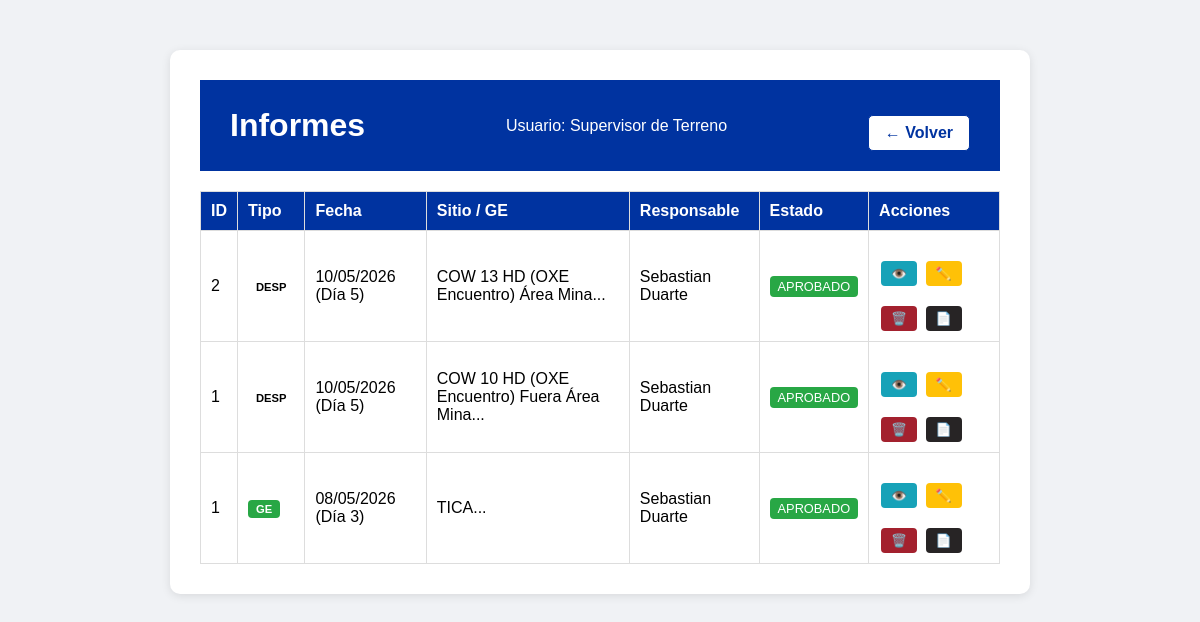
/ver_informes (signed in), run on the app's committed database.
### app.py (models this page shows, shortened)
class Usuario(db.Model):
    id = db.Column(db.Integer, primary_key=True)
    username = db.Column(db.String(20), unique=True, nullable=False)
    password = db.Column(db.String(200), nullable=False)
    nombre = db.Column(db.String(50), nullable=False)
    rol = db.Column(db.String(20), nullable=False)
    email = db.Column(db.String(100), nullable=True)
    fecha_registro = db.Column(db.DateTime, default=datetime.utcnow)

class DesplazamientoCOW(db.Model):
    id = db.Column(db.Integer, primary_key=True)
    usuario_id = db.Column(db.Integer, db.ForeignKey('usuario.id'), nullable=False)
    sitio_id = db.Column(db.Integer, db.ForeignKey('sitio.id'), nullable=True)
    fecha = db.Column(db.String(20), nullable=False)
    dia_turno = db.Column(db.Integer, nullable=False)
    responsable = db.Column(db.String(50), nullable=False)
    tipo_desplazamiento = db.Column(db.String(20), nullable=False)  # 'REPLIEGUE' o 'DESPLIEGUE'
    hora_inicio = db.Column(db.String(10), nullable=False)
    hora_termino = db.Column(db.String(10), nullable=False)
    observaciones = db.Column(db.Text, nullable=True)
    foto_1 = db.Column(db.String(200), nullable=True)
    foto_2 = db.Column(db.String(200), nullable=True)
    foto_3 = db.Column(db.String(200), nullable=True)
    foto_4 = db.Column(db.String(200), nullable=True)
    foto_5 = db.Column(db.String(200), nullable=True)
    foto_6 = db.Column(db.String(200), nullable=True)
    foto_7 = db.Column(db.String(200), nullable=True)
    foto_8 = db.Column(db.String(200), nullable=True)
    foto_9 = db.Column(db.String(200), nullable=True)
    foto_10 = db.Column(db.String(200), nullable=True)
    estado = db.Column(db.String(20), default='pendiente')
    motivo_rechazo = db.Column(db.String(500), nullable=True)
    fecha_registro = db.Column(db.DateTime, default=datetime.utcnow)
    usuario = db.relationship('Usuario', backref='desplazamientos')
    sitio = db.relationship('Sitio', backref='desplazamientos')

class Sitio(db.Model):
    id = db.Column(db.Integer, primary_key=True)
    nombre_sitio = db.Column(db.String(150), unique=True, nullable=False)
    area = db.Column(db.String(50), nullable=True)  # Ej: "Área Autónoma", "Área Convencional", "Fuera Área Mina"
    tipo = db.Column(db.String(20), nullable=True)  # Ej: "HD", "LIGHT", "FAST SITE"
    ubicacion = db.Column(db.String(100), nullable=True)  # Ej: "Esperanza Sur", "OXE Encuentro"
    activo = db.Column(db.Boolean, default=True)
    inspecciones = db.relationship('InspeccionCOW', backref='sitio_ref', lazy=True)

class InspeccionGE(db.Model):
    id = db.Column(db.Integer, primary_key=True)
    usuario_id = db.Column(db.Integer, db.ForeignKey('usuario.id'), nullable=False)
    sitio_id = db.Column(db.Integer, db.ForeignKey('sitio.id'), nullable=True)
    fecha = db.Column(db.String(20), nullable=False)
    dia_turno = db.Column(db.Integer, nullable=False)
    responsable = db.Column(db.String(50), nullable=False)
    nombre_ge = db.Column(db.String(50), nullable=False)
    tipo_ge = db.Column(db.String(50), nullable=False)
    horometro = db.Column(db.Integer, nullable=False)
    hora_inicio = db.Column(db.String(10), nullable=False)
    hora_termino = db.Column(db.String(10), nullable=False)
    potencia_continua = db.Column(db.Integer, nullable=True)
    cantidad_arranques = db.Column(db.Integer, nullable=False)
    horas_funcionamiento = db.Column(db.Integer, nullable=False)
    nivel_aceite = db.Column(db.String(10), nullable=False)
    nivel_combustible = db.Column(db.String(10), nullable=False)
    nivel_refrigerante = db.Column(db.String(10), nullable=False)
    proxima_mantencion = db.Column(db.Integer, nullable=False)
    estado_carcasa = db.Column(db.String(5), nullable=False)
    limpieza_ge_interior = db.Column(db.String(5), nullable=False)
    limpieza_radiador = db.Column(db.String(5), nullable=False)
    visor_combustible = db.Column(db.String(5), nullable=False)
    arranque_automatico = db.Column(db.String(5), nullable=False)
    limpieza_interior = db.Column(db.String(5), nullable=False)
    limpieza_exterior = db.Column(db.String(5), nullable=False)
    cable_5p_4p = db.Column(db.String(5), nullable=False)
    observaciones = db.Column(db.Text, nullable=True)
    estado_pantalla = db.Column(db.String(5), nullable=False)
    estado_parada_emergencia = db.Column(db.String(5), nullable=False)
    estado_corta_corriente = db.Column(db.String(5), nullable=False)
    estado_selector = db.Column(db.String(5), nullable=False)
    estado_bornes_bateria = db.Column(db.String(5), nullable=False)
    estado_ramal_cables = db.Column(db.String(5), nullable=False)
    estado_enchufe = db.Column(db.String(5), nullable=False)
    estado_cebador = db.Column(db.String(5), nullable=False)
    estado_mangueras = db.Column(db.String(5), nullable=False)
    estado_alarmas = db.Column(db.String(5), nullable=False)
    estado_extintor = db.Column(db.String(5), nullable=False)
    estado_puertas = db.Column(db.String(5), nullable=False)
    estado_baterias = db.Column(db.String(5), nullable=False)
    estado_ventilador = db.Column(db.String(5), nullable=False)
    observaciones_breaker = db.Column(db.Text, nullable=True)
    limpieza_general = db.Column(db.String(5), nullable=False)
    estado_chasis = db.Column(db.String(5), nullable=False)
    cantidad_cunas = db.Column(db.String(10), nullable=False)
    checkpoints = db.Column(db.String(5), nullable=False)
    presion_neumaticos = db.Column(db.String(5), nullable=False)
    estado_jaula = db.Column(db.String(5), nullable=False)
    estado_candados = db.Column(db.String(5), nullable=False)
    nivelacion_carro = db.Column(db.String(5), nullable=False)
    patas_posicionamiento = db.Column(db.String(5), nullable=False)
    manivelas_izajes = db.Column(db.String(5), nullable=False)
    observaciones_estructuras = db.Column(db.Text, nullable=True)
    foto_1 = db.Column(db.String(200), nullable=True)
    foto_2 = db.Column(db.String(200), nullable=True)
    foto_3 = db.Column(db.String(200), nullable=True)
    foto_breaker_1 = db.Column(db.String(200), nullable=True)
    foto_breaker_2 = db.Column(db.String(200), nullable=True)
    foto_breaker_3 = db.Column(db.String(200), nullable=True)
    foto_estructura_1 = db.Column(db.String(200), nullable=True)
    foto_estructura_2 = db.Column(db.String(200), nullable=True)
    foto_estructura_3 = db.Column(db.String(200), nullable=True)
    foto_lev_1 = db.Column(db.String(200), nullable=True)
    foto_lev_2 = db.Column(db.String(200), nullable=True)
    foto_lev_3 = db.Column(db.String(200), nullable=True)
    foto_lev_4 = db.Column(db.String(200), nullable=True)
    foto_lev_5 = db.Column(db.String(200), nullable=True)
    foto_lev_6 = db.Column(db.String(200), nullable=True)
    foto_lev_7 = db.Column(db.String(200), nullable=True)
    foto_lev_8 = db.Column(db.String(200), nullable=True)
    estado = db.Column(db.String(20), default='pendiente')
    fecha_registro = db.Column(db.DateTime, default=datetime.utcnow)
    motivo_rechazo = db.Column(db.String(500), nullable=True)
    usuario = db.relationship('Usuario', backref='inspecciones_ge')
    sitio = db.relationship('Sitio', backref='inspecciones_ge')

### app.py (the view, shortened to what this page needs)
@app.route('/ver_informes')
def ver_informes():
    if 'username' not in session:
        return redirect(url_for('login'))
    usuario_actual = Usuario.query.filter_by(username=session['username']).first()
    if usuario_actual.rol == 'supervisor':
        cow_inspecciones = InspeccionCOW.query.order_by(InspeccionCOW.fecha_registro.desc()).all()
    else:
        cow_inspecciones = InspeccionCOW.query.filter_by(usuario_id=usuario_actual.id).order_by(InspeccionCOW.fecha_registro.desc()).all()
    if usuario_actual.rol == 'supervisor':
        ge_inspecciones = InspeccionGE.query.order_by(InspeccionGE.fecha_registro.desc()).all()
    else:
        ge_inspecciones = InspeccionGE.query.filter_by(usuario_id=usuario_actual.id).order_by(InspeccionGE.fecha_registro.desc()).all()
    if usuario_actual.rol == 'supervisor':
        desp_inspecciones = DesplazamientoCOW.query.order_by(DesplazamientoCOW.fecha_registro.desc()).all()
    else:
        desp_inspecciones = DesplazamientoCOW.query.filter_by(usuario_id=usuario_actual.id).order_by(DesplazamientoCOW.fecha_registro.desc()).all()
    inspecciones_unificadas = []
    for ins in ge_inspecciones:
        inspecciones_unificadas.append({
            'id': ins.id,
            'tipo': 'ge',
            'fecha': ins.fecha,
            'dia_turno': ins.dia_turno,
            'sitio': ins.nombre_ge,  # GE usa nombre_ge
            'responsable': ins.responsable,
            'estado': ins.estado
        })
    for ins in desp_inspecciones:
        inspecciones_unificadas.append({
            'id': ins.id,
            'tipo': 'desp',
            'fecha': ins.fecha,
            'dia_turno': ins.dia_turno,
            'sitio': ins.sitio.nombre_sitio if ins.sitio else 'N/A',
            'responsable': ins.responsable,
            'estado': ins.estado
        })
    inspecciones_unificadas.sort(key=lambda x: x['fecha'], reverse=True)
    return render_template('ver_informes.html', usuario=session['nombre'], rol=session['rol'], inspecciones=inspecciones_unificadas)

### templates/ver_informes.html (shortened to what this page needs)
<!DOCTYPE html>
<html lang="es">
<head>
    <link rel="stylesheet" href="{{ url_for('static', filename='style.css') }}">
</head>
<body>
    <div class="container">
        <div class="header">
            <h1>Informes</h1>
            <p>Usuario: {{ usuario }}</p>
            <a href="{{ url_for('menu') }}" class="volver-btn">← Volver</a>
        </div>
        {% if inspecciones %}
            <table class="tabla-informes">
                <thead>
                    <tr>
                        <th>ID</th>
                        <th>Tipo</th>
                        <th>Fecha</th>
                        <th>Sitio / GE</th>
                        <th>Responsable</th>
                        <th>Estado</th>
                        <th>Acciones</th>
                    </tr>
                </thead>
                <tbody>
                    {% for ins in inspecciones %}
                    <tr>
                        <td>{{ ins.id }}</td>
                        <td>
                            <span class="tipo {{ ins.tipo }}">
                                {{ ins.tipo|upper }}
                            </span>
                        </td>
                        <td>{{ ins.fecha }} (Día {{ ins.dia_turno }})</td>
                        <td>{{ ins.sitio[:50] if ins.sitio else 'N/A' }}...</td>
                        <td>{{ ins.responsable }}</td>
                        <td>
                            <span class="estado {{ ins.estado }}">
                                {{ ins.estado|upper }}
                            </span>
                        </td>
                        <td>
                        <a href="{{ url_for('ver_informe', id=ins.id, tipo=ins.tipo) }}" class="btn-ver">👁️</a>
                        <a href="{{ url_for('editar_informe', id=ins.id, tipo=ins.tipo) }}" class="btn-editar">✏️</a>
                        <a href="{{ url_for('borrar_informe', id=ins.id, tipo=ins.tipo) }}" class="btn-borrar" onclick="return confirm('¿Eliminar este informe?')">🗑️</a>
                        {% if ins.estado == 'aprobado' %}
                        <a href="{{ url_for('generar_pdf', id=ins.id, tipo=ins.tipo) }}" class="btn-pdf" target="_blank">📄</a>
                        {% endif %}
                        </td>
                    </tr>
                    {% endfor %}
                </tbody>
            </table>
        {% else %}
            <p>No hay informes registrados.</p>
        {% endif %}
    </div>
</body>
</html>

### static/style.css (style rules this page uses)
body { font-family: Arial, sans-serif; background-color: #f0f2f5; margin: 0; padding: 0; }
.container { max-width: 800px; margin: 50px auto; background-color: white; padding: 30px; border-radius: 10px; box-shadow: 0 2px 10px rgba(0,0,0,0.1); text-align: center; }
.container h1 { color: #0033a0; }
.container a { display: inline-block; margin-top: 20px; color: #0033a0; text-decoration: none; }
.header { background-color: #0033a0; color: white; padding: 20px 30px; display: flex; justify-content: space-between; align-items: center; }
.header h1 { margin: 0; color: white; }
.header p { margin: 0; }
.header .volver-btn { display: inline-block; margin-top: 15px; padding: 8px 16px; background-color: white; color: #0033a0 !important; text-decoration: none; border-radius: 5px; font-weight: bold; border: 1px solid #0033a0; }
.tabla-informes { width: 100%; border-collapse: collapse; margin-top: 20px; }
.tabla-informes th, .tabla-informes td { border: 1px solid #ddd; padding: 10px; text-align: left; }
.tabla-informes th { background-color: #0033a0; color: white; }
.estado { padding: 3px 8px; border-radius: 4px; font-size: 0.8em; }
.estado.aprobado { background-color: #28a745; color: white; }
.btn-ver, .btn-aprobar, .btn-rechazar { padding: 5px 10px; border-radius: 4px; text-decoration: none; font-size: 0.8em; margin: 0 2px; }
.btn-ver { background-color: #17a2b8; color: white; }
.btn-editar { background-color: #ffc107; color: #333; padding: 5px 10px; border-radius: 4px; text-decoration: none; font-size: 0.8em; margin: 0 2px; }
.btn-borrar { background-color: #a3212e; color: white; padding: 5px 10px; border-radius: 4px; text-decoration: none; font-size: 0.8em; margin: 0 2px; }
.btn-pdf { background-color: #272425; color: white; padding: 5px 10px; border-radius: 4px; text-decoration: none; font-size: 0.8em; margin: 0 2px; }
.tipo { padding: 3px 8px; border-radius: 4px; font-size: 0.7em; font-weight: bold; }
.tipo.ge { background-color: #28a745; color: white; }

### data on the page
Usuario: nombre "Supervisor de Terreno"
DesplazamientoCOW: fecha "10/05/2026", responsable "Sebastian Duarte", estado "APROBADO"
Sitio: nombre_sitio "COW 13 HD (OXE Encuentro) Área Mina"
DesplazamientoCOW: fecha "10/05/2026", responsable "Sebastian Duarte", estado "APROBADO"
Sitio: nombre_sitio "COW 10 HD (OXE Encuentro) Fuera Área Mina"
InspeccionGE: id "1", tipo "GE", fecha "08/05/2026", dia_turno "3", nombre_ge "TICA", responsable "Sebastian Duarte", estado "APROBADO"

### other printed values
{{ ins.id }} "2" "1"
{{ ins.tipo|upper }} "DESP" "DESP"
{{ ins.dia_turno }} "5" "5"
